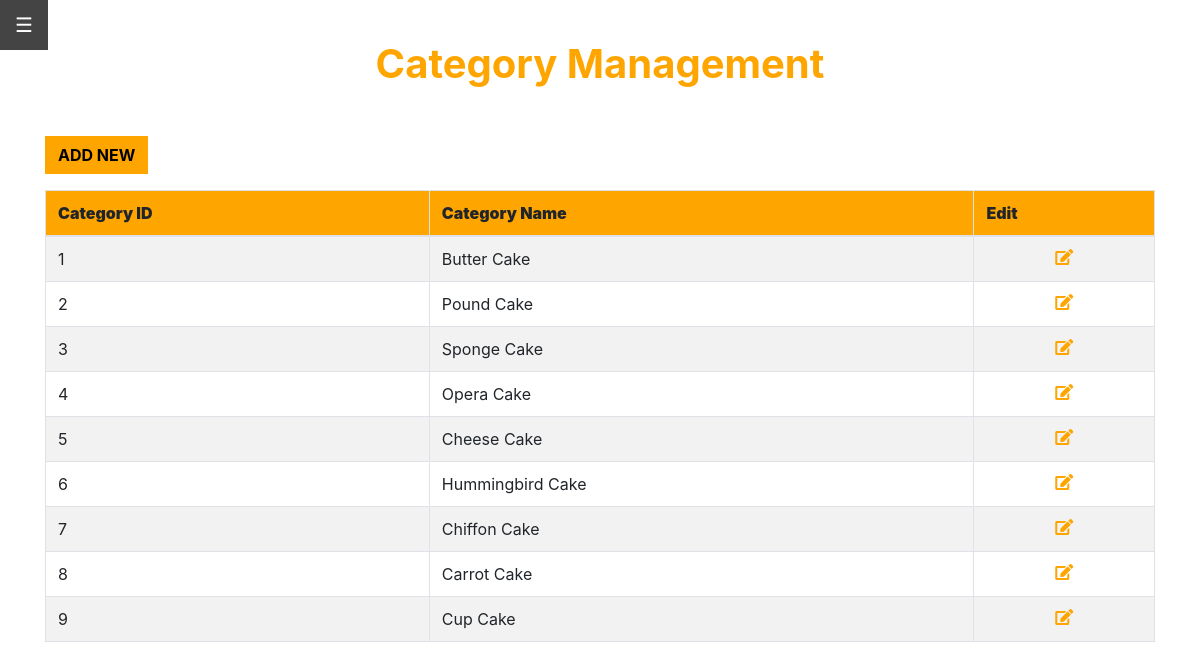
Page /admin-index.php?page=category_manage (signed in) on the committed database.
### tables this page shows
CREATE TABLE `category` (
  `Cat_ID` int(11) NOT NULL,
  `Cat_Name` varchar(100) NOT NULL
);

### Category_Manage.php (the view)
<?php
    if(!isset($_GET['page']) || !isset($_SESSION['isAdmin']))
    {
        echo '<h1 style="color: red"><i class="fa fa-exclamation-circle" aria-hidden="true"></i> ACCESS DENIED!</h1>';
    }
    elseif($_SESSION['isAdmin'] != 1){
        echo '<h1 style="color: red"><i class="fa fa-exclamation-circle" aria-hidden="true"></i> ACCESS DENIED!</h1>';
    }
    else{
?>
<div class="container">
    <form name="cat-manage" method="post">
        <div style="text-align:center;">
            <h1 style="padding-top: 1em; padding-bottom: 1em; font-weight: bold; color: orange;">Category Management</h1>
        </div>
        <div>
            <button type="button" class="btn btn-warning" alt="ADD NEW CATEGORIES" style="margin-bottom: 1em;">
                <a href="admin-index.php?page=add_category" style="color:black;">ADD NEW</a>
            </button>
        </div>
        <table id="tablecategory" class="table table-striped table-bordered" cellspacing="0" width="100%">
            <thead>
                <tr>
                    <th><strong>Category ID</strong></th>
                    <th><strong>Category Name</strong></th>
                    <th><strong>Edit</strong></th>
                </tr>
            </thead>
            <tbody>
                <?php
                    include_once("connection.php");
                    $result = mysqli_query($conn,"SELECT * FROM category");
                    while($row=mysqli_fetch_array($result, MYSQLI_ASSOC))
                    {
                ?>
                <tr>
                <td><?php echo $row['Cat_ID'];?></td>
                <td><?php echo $row["Cat_Name"];?></td>
                <td style='text-align: center;'>
                <a style='color: orange; font-size:100%;' href="admin-index.php?page=update_category&&id=<?php echo $row["Cat_ID"]; ?>">
                <i class="fas fa-edit"></i></a></td>
                </tr>
                <?php
                    }
                ?>
            </tbody>
        </table>
    </form>
</div>
<?php
    }
    ?>

### CSS/style.css (style rules this page uses)
thead { background-color: orange; }
.btn-warning { background-color: orange; color: black; border: 0.25px orange solid; font-weight: bold; border-radius: 0; }

### rows in the picture
category: Cat_ID "1", Cat_Name "Butter Cake"
category: Cat_ID "2", Cat_Name "Pound Cake"
category: Cat_ID "3", Cat_Name "Sponge Cake"
category: Cat_ID "4", Cat_Name "Opera Cake"
category: Cat_ID "5", Cat_Name "Cheese Cake"
category: Cat_ID "6", Cat_Name "Hummingbird Cake"
category: Cat_ID "7", Cat_Name "Chiffon Cake"
category: Cat_ID "8", Cat_Name "Carrot Cake"
category: Cat_ID "9", Cat_Name "Cup Cake"
